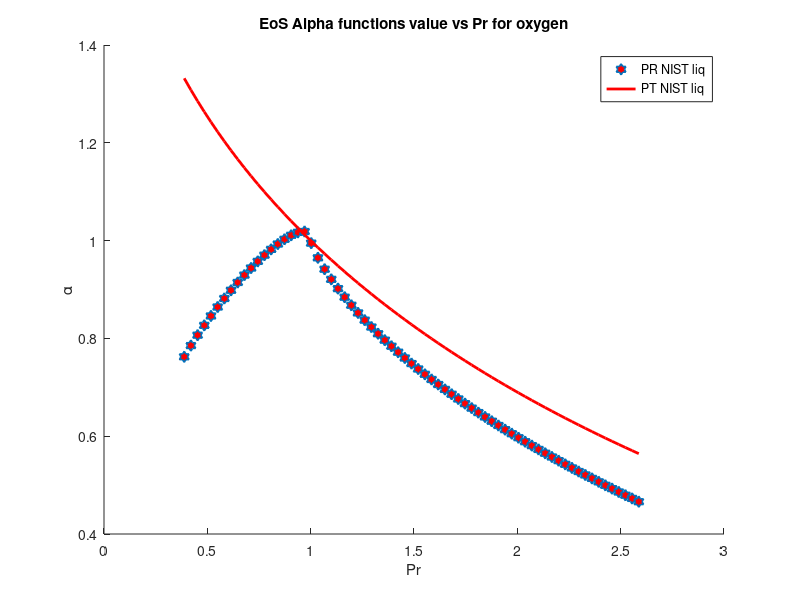

Recreate this plot in MATLAB.
clear 
clc
load oxygen_sat_data1.mat
%%
%alpha PR & SRK for oxygen
omega = 0.0222; %Acentric factor
Tc = 154.58; %K
Pc = 5043125.6; %Pa
R = 8.31446 %J/K*mol
Zc = 0.327;
b1 = 0.07780*(R*Tc/Pc);
a1 = 0.45724*(((R^2)*(Tc^2))/Pc);
b2 = 0.08664*(R*Tc/Pc);
a2 = 0.42747*(((R^2)*(Tc^2))/Pc);
omega_c = 1-3*Zc;
omega_b = 0.08446114781;
omega_a = 3*Zc^2+3*(1-2*Zc)*omega_b+omega_b^2+1-3*Zc;
a3 = omega_a*(((R^2)*(Tc^2))/Pc);
b3 = omega_b*(R*Tc/Pc);
c3 = omega_c*(R*Tc/Pc);
T = 60; %k
M = 31.9988/1000; %kg/mol
S1=0.37464+1.54226*omega-0.26992*omega^2;
S2=0.48508+1.55171*omega-0.176*omega^2;
P=P*10^6;

for i = 1:1:69
   Pr = P/Pc; 
   Tr = T/Tc;
   Tr_list(i)=Tr;
   Vm_liq(i) = M/rho_liq(i);
%    Vm_vap(i) = M/rho_vap(i);
   alpha_PT_liq(i) = ((R*T)/(Vm_liq(i)-b3)-P(i))*((Vm_liq(i)^2+b3*Vm_liq(i)+c3*Vm_liq(i)-c3*b3)/a3);
%    alpha_PT_vap(i) = ((R*T)/(Vm_vap(i)-b3)-P(i))*((Vm_vap(i)^2+b3*Vm_vap(i)+c3*Vm_vap(i)-c3*b3)/a3);
   alpha_PR_liq(i) = ((R*T)/(Vm_liq(i)-b1)-P(i))*((Vm_liq(i)^2+2*b1*Vm_liq(i)-b1^2)/a1)
   alpha_SRK_liq(i) = ((R*T)/(Vm_liq(i)-b2)-P(i))*((Vm_liq(i)^2+b2*Vm_liq(i))/a2);
%    alpha_PR_vap(i) = ((R*T)/(Vm_vap(i)-b1)-P(i))*((Vm_vap(i)^2+2*b1*Vm_vap(i)-b1^2)/a1);
%    alpha_SRK_vap(i) = ((R*T)/(Vm_vap(i)-b2)-P(i))*((Vm_vap(i)^2+b2*Vm_vap(i))/a2);
   alpha_soave_PR(i) =(1+S1*(1-sqrt(Tr)))^2;
   alpha_soave_SRK(i) =(1+S2*(1-sqrt(Tr)))^2;
   alpha_Gasem(i) = exp((1.943+0.926*Tr)*(1-(Tr)^0.1441));
%    alpha_twu(i) = (Tr)^(0.081043)*exp(0.915696*(1-(Tr)^(2.61622)));
   Temp(i)=T;
   T = T+5;
end
hold on

 plot(Tr_list,alpha_PR_liq,'h','MarkerSize',8,'MarkerFaceColor','r','LineWidth',1.2)
% plot(Tr_list,alpha_PT_liq,'h','MarkerSize',8,'MarkerFaceColor','g','LineWidth',1.2)
% plot(Tr_list,alpha_SRK_vap,'h','MarkerSize',8,'MarkerFaceColor','m','LineWidth',1.2)
%  plot(Tr_list,alpha_PR_vap,'^','MarkerSize',8,'MarkerFaceColor','r','LineWidth',1.2)
% plot(Tr_list,alpha_PT_vap,'^','MarkerSize',8,'MarkerFaceColor','g','LineWidth',1.2)
% plot(Tr_list,alpha_SRK_vap,'^','MarkerSize',8,'MarkerFaceColor','m','LineWidth',1.2)
 plot(Tr_list,alpha_soave_PR,'r','LineWidth',2)
% plot(Tr_list,alpha_soave_SRK,'g','LineWidth',2)
% plot(Tr_list,alpha_Gasem,'b','LineWidth',2)

hold off
legend('PR NIST liq','PT NIST liq','SRK NIST liq','PR NIST vap','PT NIST vap','SRK NIST vapor','Soave PR','Soave SRK','Gasem')
xlabel('Pr')
ylabel('\alpha')
title('EoS Alpha functions value vs Pr for oxygen')
% axis([0.6,1,0.8,2.4])